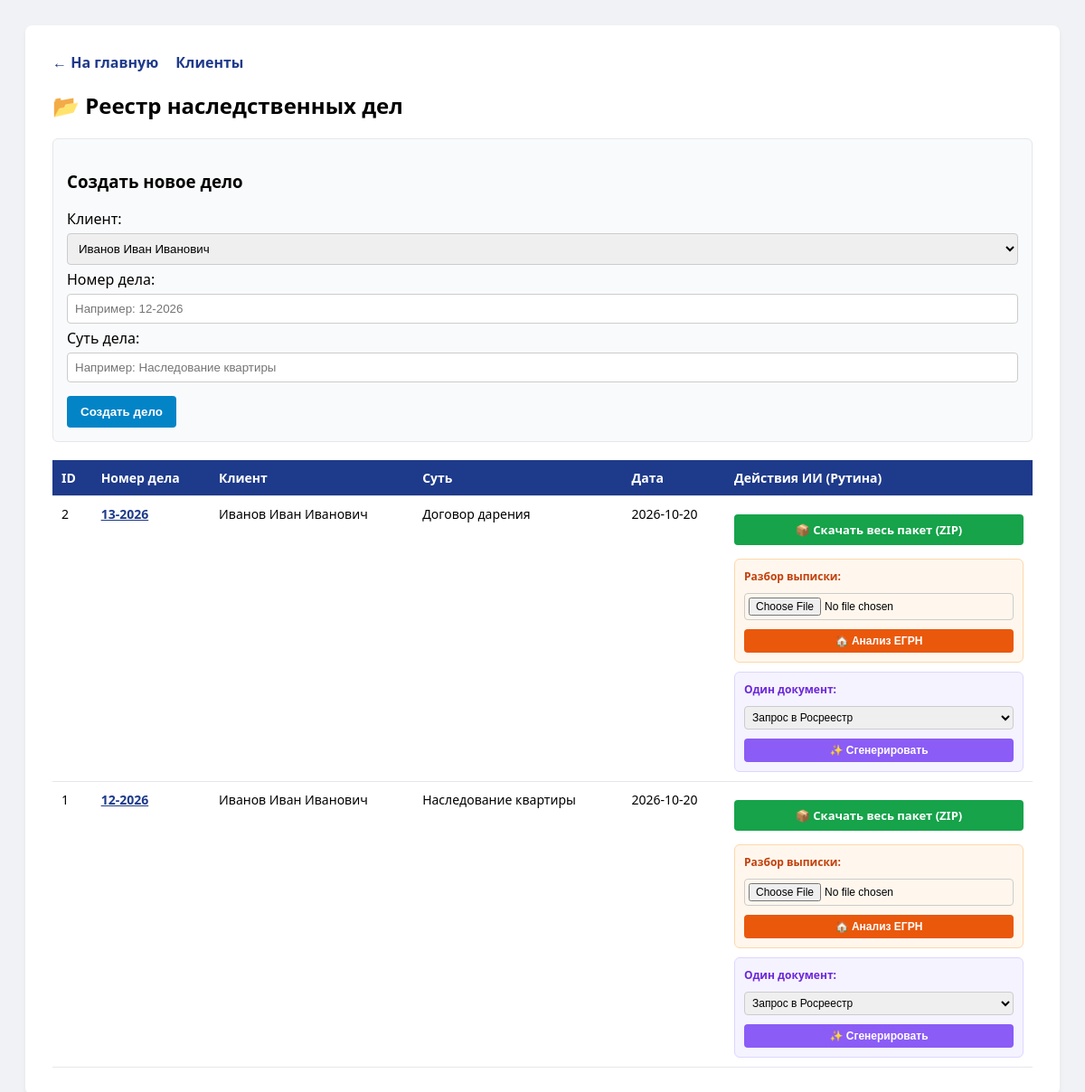
The app's page /cases with its own data.
### tables this page shows
CREATE TABLE cases (
            id INTEGER PRIMARY KEY AUTOINCREMENT,
            client_id INTEGER, case_number TEXT, description TEXT,
            status TEXT DEFAULT 'В работе', created_at TIMESTAMP DEFAULT CURRENT_TIMESTAMP,
            FOREIGN KEY(client_id) REFERENCES clients(id));

CREATE TABLE clients (
            id INTEGER PRIMARY KEY AUTOINCREMENT,
            full_name TEXT,
            series TEXT,
            number TEXT,
            created_at TIMESTAMP DEFAULT CURRENT_TIMESTAMP
        , phone TEXT, email TEXT);

### main.py (the view)
@app.get("/cases", response_class=HTMLResponse)
def view_cases(request: Request):
    conn = sqlite3.connect('notary.db')
    query = '''SELECT c.id, c.case_number, cl.full_name, c.description, c.status, c.created_at, c.client_id
               FROM cases c JOIN clients cl ON c.client_id = cl.id ORDER BY c.id DESC'''
    cases = conn.cursor().execute(query).fetchall()
    clients = conn.cursor().execute('SELECT id, full_name FROM clients').fetchall()
    conn.close()
    return templates.TemplateResponse(request=request, name="cases.html", context={"cases": cases, "clients": clients})

### templates/cases.html (shortened to what this page needs)
<!DOCTYPE html>
<html lang="ru">
<head>
</head>
<body>
    <div class="container">
        <div class="nav">
            <a href="/">← На главную</a>
            <a href="/journal">Клиенты</a>
        </div>
        <h2>📂 Реестр наследственных дел</h2>
        <div class="card">
            <h3>Создать новое дело</h3>
            <form method="post" action="/create_case">
                <label>Клиент:</label>
                <select name="client_id" required>
                    {% for client in clients %}
                    <option value="{{ client[0] }}">{{ client[1] }}</option>
                    {% endfor %}
                </select>
                <label>Номер дела:</label>
                <input type="text" name="case_number" required placeholder="Например: 12-2026">
                <label>Суть дела:</label>
                <input type="text" name="description" required placeholder="Например: Наследование квартиры">
                <button type="submit">Создать дело</button>
            </form>
        </div>
        <table>
            <thead>
                <tr>
                    <th>ID</th>
                    <th>Номер дела</th>
                    <th>Клиент</th>
                    <th>Суть</th>
                    <th>Дата</th>
                    <th>Действия ИИ (Рутина)</th>
                </tr>
            </thead>
            <tbody>
                {% for case in cases %}
                <tr>
                    <td>{{ case[0] }}</td>
                    <td><a href="/case/{{ case[0] }}" style="color: #1e3a8a; font-weight: bold; text-decoration: underline;">{{ case[1] }}</a></td>
                    <td>{{ case[2] }}</td>
                    <td>{{ case[3] }}</td>
                    <td>{{ case[5][:10] }}</td>
                    <td>
                        <a href="/download_case_zip/{{ case[0] }}" class="btn-zip">📦 Скачать весь пакет (ZIP)</a>
                        <form method="post" action="/analyze_egrn/{{ case[0] }}" enctype="multipart/form-data" style="display:flex; flex-direction:column; gap:5px; margin-top: 15px; background: #fff7ed; padding: 10px; border-radius: 6px; border: 1px solid #fed7aa;">
                            <span style="font-size:12px; font-weight:bold; color:#c2410c;">Разбор выписки:</span>
                            <input type="file" name="file" accept="image/*" required style="font-size: 12px; padding: 4px;">
                            <button type="submit" style="background: #ea580c; padding: 6px; font-size: 12px; margin-top:0;">🏠 Анализ ЕГРН</button>
                        </form>
                        <form method="post" action="/generate_ai_doc" style="display:flex; flex-direction:column; gap:5px; margin-top: 10px; background: #f5f3ff; padding: 10px; border-radius: 6px; border: 1px solid #ddd6fe;">
                            <span style="font-size:12px; font-weight:bold; color:#6d28d9;">Один документ:</span>
                            <select name="doc_type" style="width: 100%; padding: 4px; font-size: 12px;">
                                <option value="Запрос в Росреестр">Запрос в Росреестр</option>
                            </select>
                            <button type="submit" style="background: #8b5cf6; padding: 6px; font-size: 12px; margin-top:0;">✨ Сгенерировать</button>
                        </form>
                    </td>
                </tr>
                {% endfor %}
            </tbody>
        </table>
    </div>
</body>
</html>

### templates/cases.html (style rules this page uses)
body { font-family: 'Segoe UI', sans-serif; background-color: #f0f2f5; padding: 20px; }
.container { max-width: 1100px; margin: 0 auto; background: white; padding: 30px; border-radius: 8px; box-shadow: 0 4px 6px rgba(0,0,0,0.05); }
.nav { margin-bottom: 20px; }
.nav a { margin-right: 15px; color: #1e3a8a; font-weight: bold; text-decoration: none; }
table { width: 100%; border-collapse: collapse; margin-top: 20px; font-size: 14px; }
th, td { padding: 10px; text-align: left; border-bottom: 1px solid #e5e7eb; vertical-align: top; }
th { background-color: #1e3a8a; color: white; }
.card { border: 1px solid #e5e7eb; padding: 15px; border-radius: 6px; background: #f9fafb; margin-bottom: 20px; }
input, select { padding: 8px; margin: 5px 0; border-radius: 4px; border: 1px solid #ccc; width: 100%; box-sizing: border-box; }
button { background: #0284c7; color: white; border: none; padding: 10px 15px; border-radius: 4px; cursor: pointer; font-weight: bold; margin-top: 10px; }
.btn-zip { background: #16a34a; display: block; text-align: center; text-decoration: none; color: white; padding: 8px; border-radius: 4px; font-weight: bold; margin-top: 10px; font-size: 13px; }

### records on screen
cases: id "2", case_number "13-2026", full_name "Иванов Иван Иванович", description "Договор дарения", created_at "2026-10-20"
cases: id "1", case_number "12-2026", full_name "Иванов Иван Иванович", description "Наследование квартиры", created_at "2026-10-20"

### other values on screen
form field client_id "Иванов Иван Иванович"
